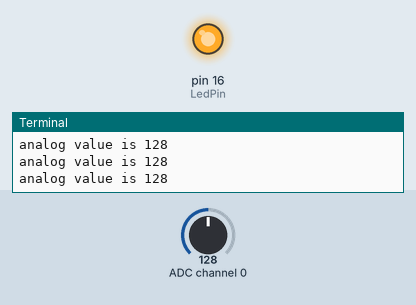
This program was run on a simulated Raspberry Pi (header pin numbers). Shown: output pins drawn as LEDs (lit = HIGH), the last lines printed to the terminal. Inputs (shaded band) come from the test bench; at power-on: ADC channel 0 = 128 (analog values on the 0–255 scale). Library files of the repository ran but are not shown: ADC0832.py; pins used as bus, display or sensor lines are not drawn.

Above: at 1.2 s.
1.3 s: ADC channel 0 set to 147
2.8 s: ADC channel 0 set to 154
At 3.2 s:
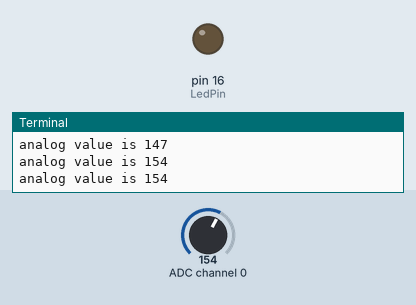
4.3 s: ADC channel 0 set to 127
At 4.8 s:
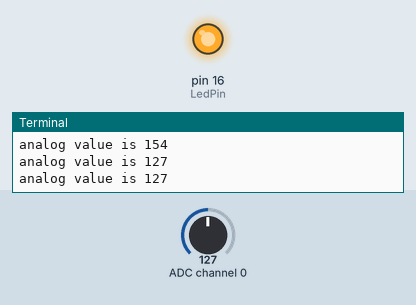
5.9 s: ADC channel 0 set to 153
At 6.4 s:
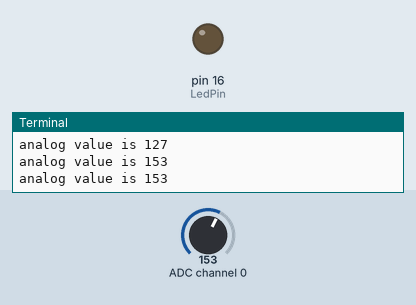
Timing chart, 0 to 8.5 s (numbered marks = the images above; inputs shaded):
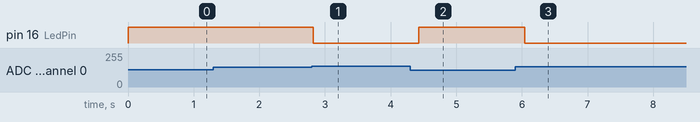

Measured:
- the behaviour switches between 149 and 150 on ADC channel 0 (found by bisection; images 0 and 1)
- after the input at 2.8 s, pin 16 (LedPin): HIGH → LOW at once
- after the input at 4.3 s, pin 16 (LedPin): LOW → HIGH after 0.13 s
- after the input at 5.9 s, pin 16 (LedPin): HIGH → LOW after 0.14 s

The program:

analogHall.py
```python
#!/usr/bin/env python
import ADC0832
import time
import RPi.GPIO as GPIO

LedPin = 16
thresholdVal = 150
def init():
	ADC0832.setup()
	GPIO.setup(LedPin, GPIO.OUT)

def loop():
	while True:
		analogVal = ADC0832.getResult(0)
		print 'analog value is %d' % analogVal
		if(analogVal < thresholdVal):
			GPIO.output(LedPin, GPIO.HIGH)
		else:
			GPIO.output(LedPin, GPIO.LOW)
                time.sleep(0.2)

if __name__ == '__main__':
	init()
	try:
		loop()
	except KeyboardInterrupt:
		ADC0832.destroy()
		print 'The end !'
```
